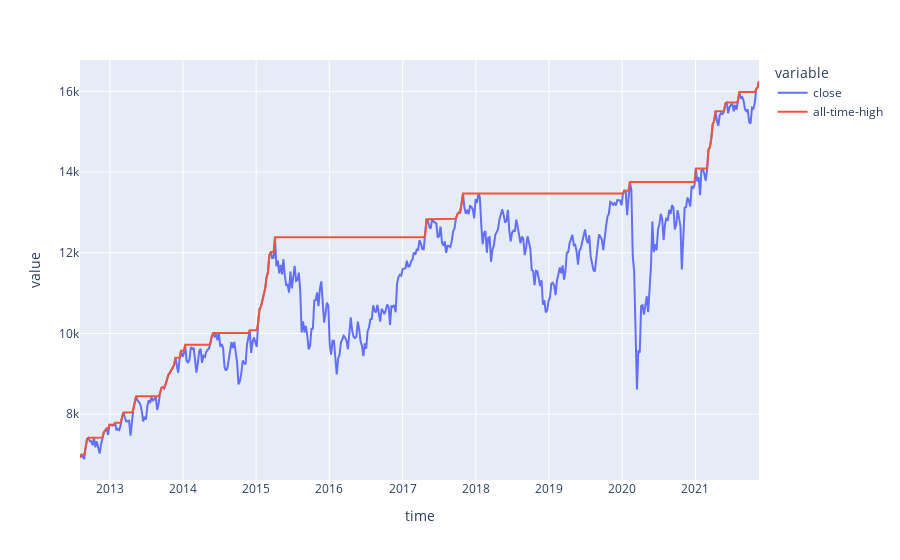
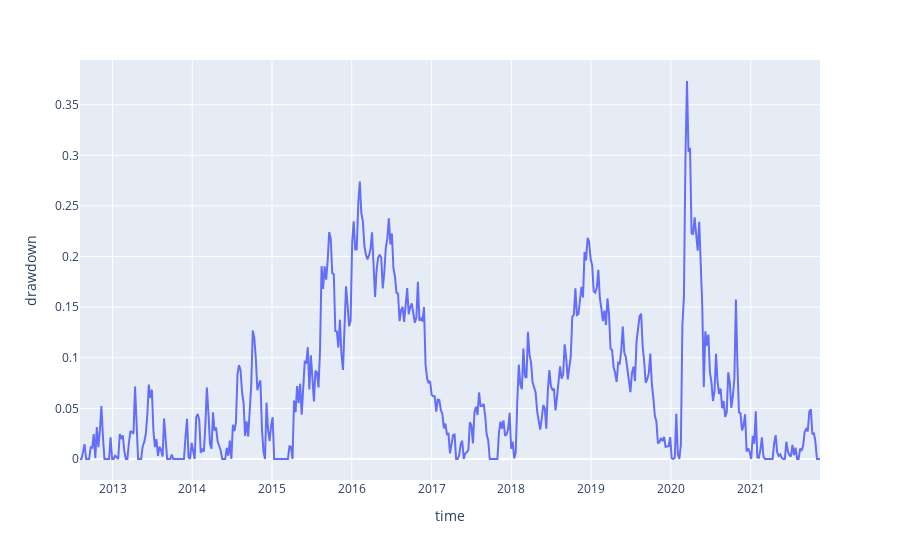

The notebook cell saved with these charts, in order:
### Code cell
df['all-time-high'] = df['close'].expanding().max()
df['drawdown'] = 1 - df['close'] / df['all-time-high']

display(df)
display(px.line(df, x='time', y=['close', 'all-time-high']))
display(px.line(df, x='time', y='drawdown'))

### Figure 1 — Plotly figure (JSON) as saved in the notebook; plotly's stock layout.template omitted (floating-point values rounded to 4 significant figures; data arrays with more than 128 entries replaced by an {"elided": "..."} marker saying what was removed)
{"data": [{"hovertemplate": "variable=close<br>time=%{x}<br>value=%{y}<extra></extra>", "legendgroup": "close", "line": {"color": "#636efa", "dash": "solid"}, "mode": "lines", "name": "close", "orientation": "v", "showlegend": true, "type": "scatter", "x": {"elided": "485 str values"}, "xaxis": "x", "y": {"elided": "485 float values"}, "yaxis": "y"}, {"hovertemplate": "variable=all-time-high<br>time=%{x}<br>value=%{y}<extra></extra>", "legendgroup": "all-time-high", "line": {"color": "#EF553B", "dash": "solid"}, "mode": "lines", "name": "all-time-high", "orientation": "v", "showlegend": true, "type": "scatter", "x": {"elided": "485 str values"}, "xaxis": "x", "y": {"elided": "485 float values"}, "yaxis": "y"}], "layout": {"legend": {"title": {"text": "variable"}, "tracegroupgap": 0}, "margin": {"t": 60}, "xaxis": {"anchor": "y", "domain": [0, 1], "title": {"text": "time"}}, "yaxis": {"anchor": "x", "domain": [0, 1], "title": {"text": "value"}}}}

### Figure 2 — Plotly figure (JSON) as saved in the notebook; plotly's stock layout.template omitted (floating-point values rounded to 4 significant figures; data arrays with more than 128 entries replaced by an {"elided": "..."} marker saying what was removed)
{"data": [{"hovertemplate": "time=%{x}<br>drawdown=%{y}<extra></extra>", "legendgroup": "", "line": {"color": "#636efa", "dash": "solid"}, "mode": "lines", "name": "", "orientation": "v", "showlegend": false, "type": "scatter", "x": {"elided": "485 str values"}, "xaxis": "x", "y": {"elided": "485 float values"}, "yaxis": "y"}], "layout": {"legend": {"tracegroupgap": 0}, "margin": {"t": 60}, "xaxis": {"anchor": "y", "domain": [0, 1], "title": {"text": "time"}}, "yaxis": {"anchor": "x", "domain": [0, 1], "title": {"text": "drawdown"}}}}
